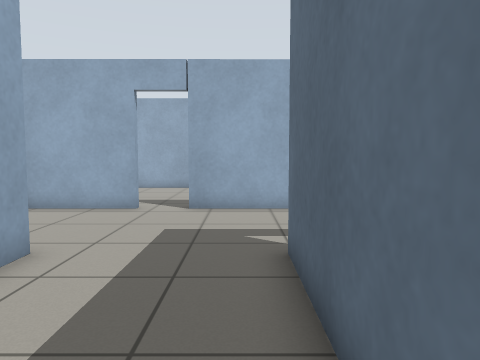
View 1 (above)

24 first-person views from a walk through a Gazebo world. The camera is 0.9 m above the floor, tilts 4° down and sees 70° across. The floor is counted in squares, 0.5 m on a side. Each view is taken from the middle of a square. On the plan, view 1 faces up. The plan holds only what a view shows up to about 17 squares ahead; the rest is blank. The place goes on beyond the plan. Some stock models are drawn as simple stand-ins. Some surface patterns are stand-ins.

View 2
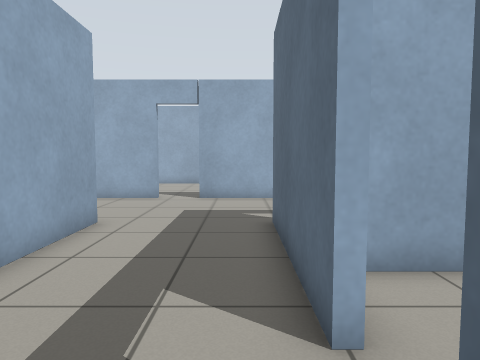

View 3
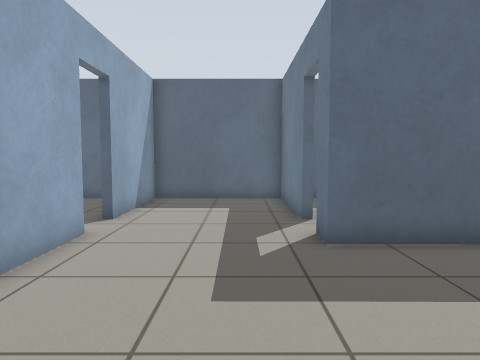

View 4
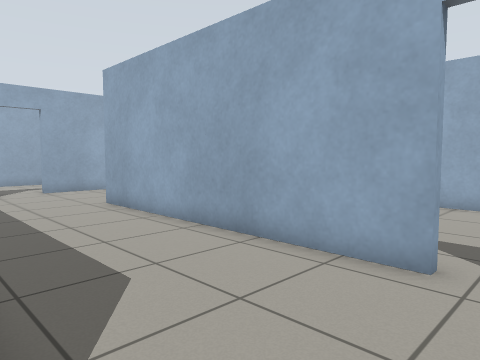

View 5
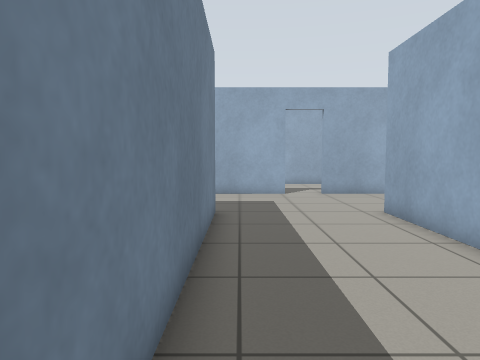

View 6
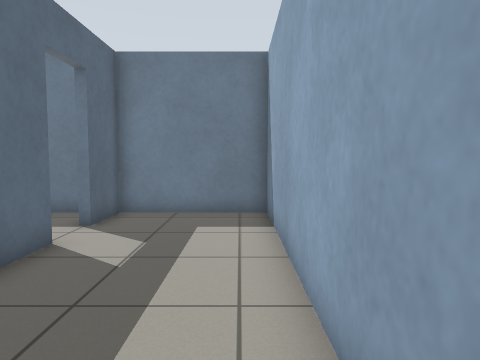

View 7
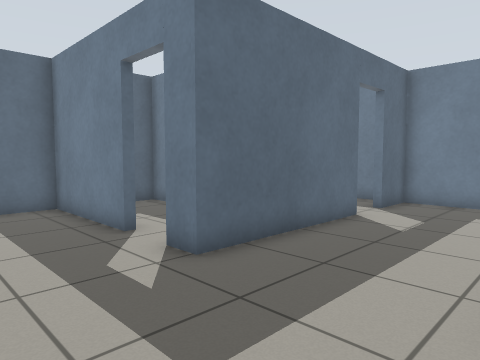

View 8
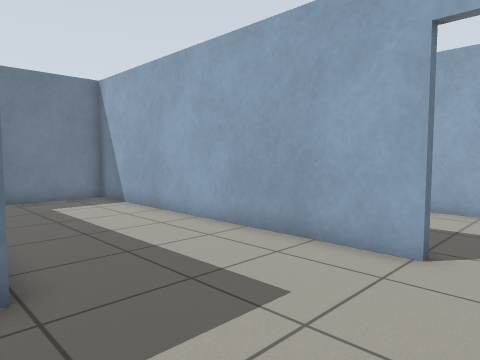

View 9
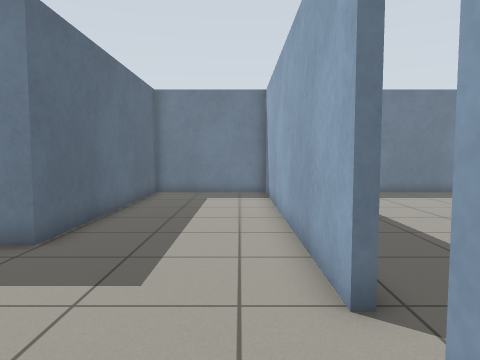

View 10
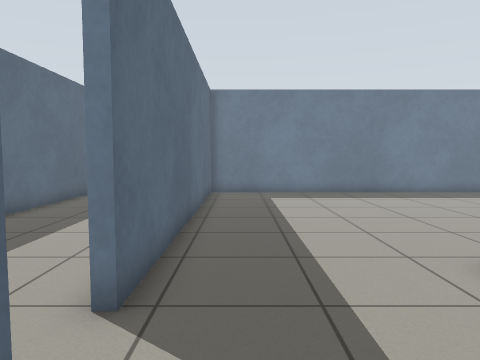

View 11
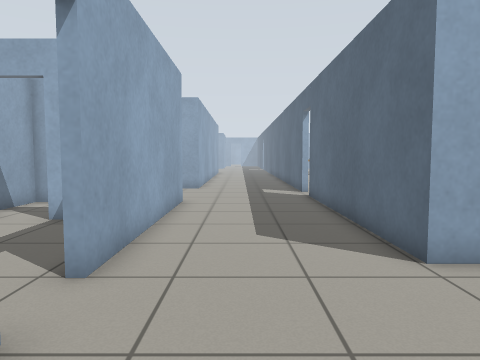

View 12
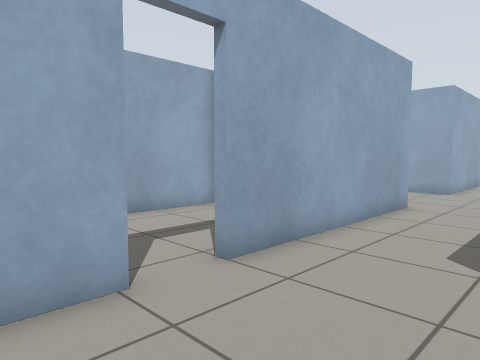

View 13
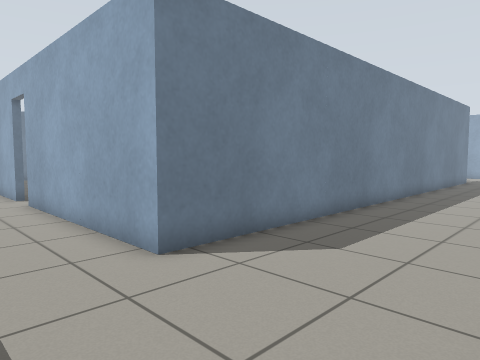

View 14
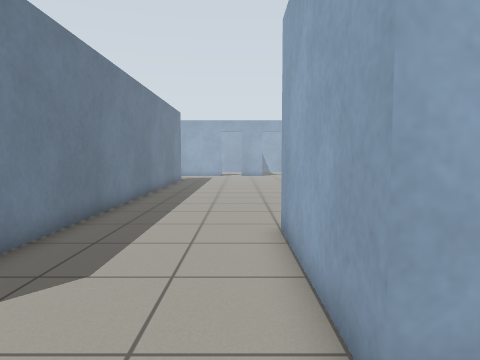

View 15
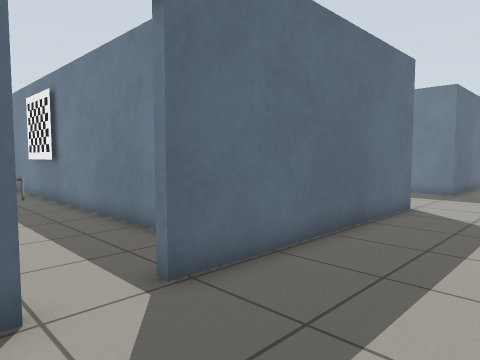

View 16
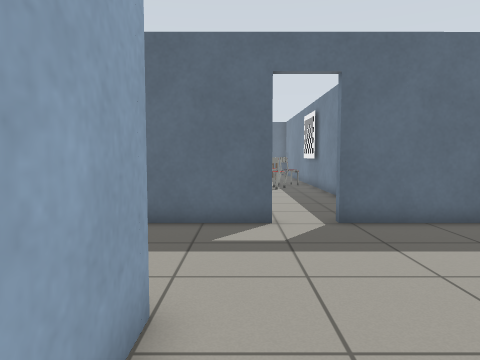

View 17
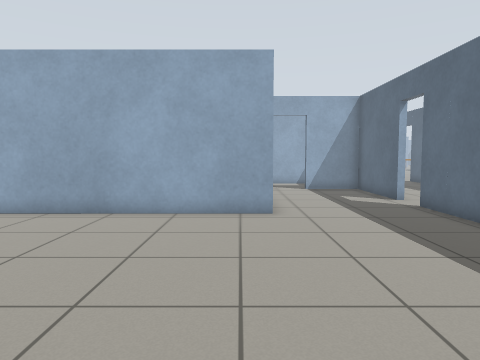

View 18
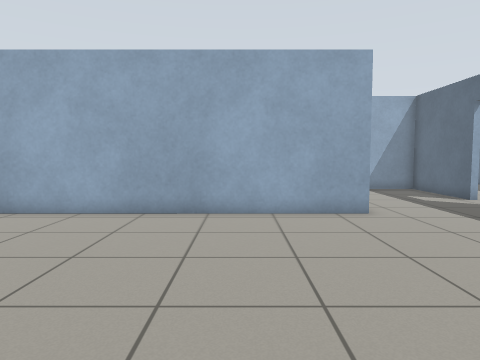

View 19
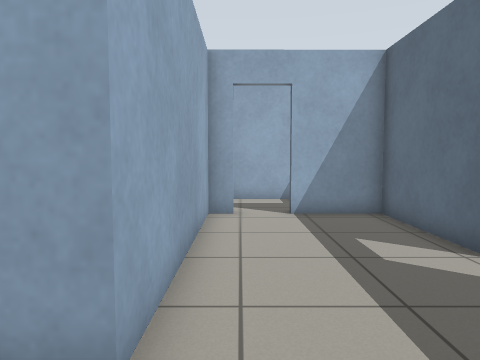

View 20
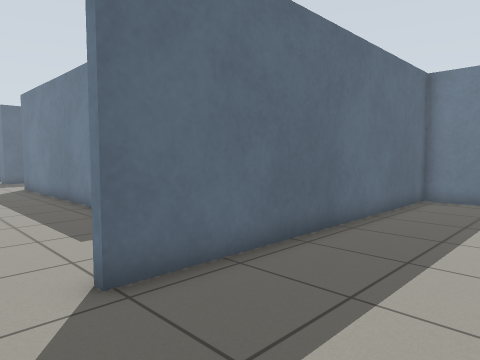

View 21
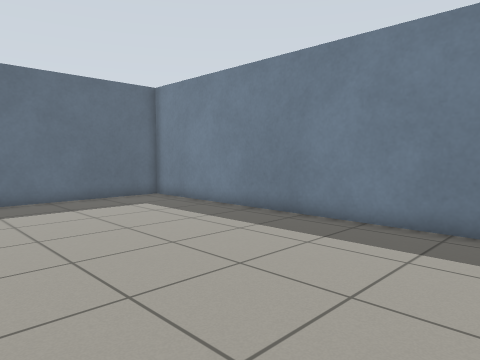

View 22
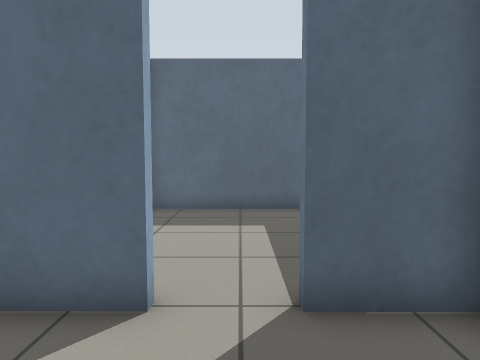

View 23
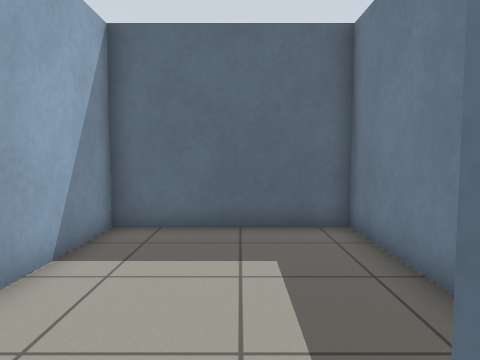

View 24
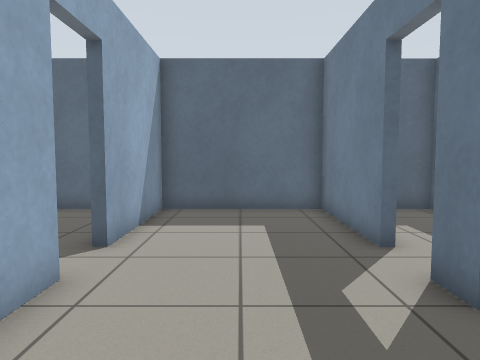

### Floor plan
Points are (right, up) in squares from view 1. A wall is a line through its corners. A room is listed if a view was taken in it or the views show most of it. See-through windows are left out.
Room 1 (views 1, 2, 3, 4, 5, 6, 7, 8, 9, 11, 12, 13, 14, 15, 16, 22, 23, 24)
walls: (-20.3, 9.3) (-20.3, -3.8) (-14.9, -3.8) (-14.9, 6.2) (-5, 6.2); (-3.5, 11.6) (-14.9, 11.6) (-14.9, 21.3); (-3.9, 6.3) (-3.9, -3.8) (0.8, -3.8) (0.8, -1.7); (-14.9, 23) (-14.9, 25.5); (1.9, 11.6) (-1.7, 11.6); (-20.3, 25.5) (-20.3, 25) (-26.4, 25); (3.6, 6.2) (8.5, 6.2) (8.5, 11.6) (3.7, 11.6); (0.9, 0.1) (0.9, 6.2) (1.9, 6.2); (-35.6, 19.6) (-20.3, 19.6) (-20.3, 10.9)
ways out: open door at (-20.3, 10.3) to room 2; open door at (1, -0.5) to room 3; open door at (-15, 22.5); open door at (-2.5, 12); open door at (2.5, 6); open door at (2.5, 12)
Room 2 (views 10, 17, 18, 19, 20, 21)
walls: (-33.9, -3.8) (-20.6, -3.8) (-20.6, 9.3); (-20.6, 10.9) (-20.6, 15.6) (-23.4, 15.6); (-25.1, 15.6) (-26, 15.6) (-26, 7.6) (-35.6, 7.6)
ways out: open door at (-20.3, 10.3) to room 1; open door at (-24.5, 16)
Room 3 (no view inside)
walls: (2, -3.8) (8.5, -3.8) (8.5, 2.2) (1.9, 2.2)
ways out: open door at (1, -0.5) to room 1

Positions as (right, up) in squares from view 1, and headings:
1: (0, 0), facing up
2: (0, -3), facing up
3: (-6, 8), facing right
4: (-2, 6), facing up-left
5: (-4, 7), facing left
6: (-3, 7), facing down
7: (-4, 10), facing down-right
8: (-14, 11), facing down-left
9: (-19, 13), facing down
10: (-22, 13), facing down
11: (-18, 6), facing up
12: (-16, 7), facing up-left
13: (-17, 25), facing down-left
14: (-18, 24), facing left
15: (-19, 24), facing down-right
16: (-24, 24), facing right
17: (-27, -3), facing up
18: (-30, -3), facing up
19: (-25, 5), facing up
20: (-25, 11), facing down-right
21: (-35, 5), facing down-right
22: (-3, -1), facing right
23: (0, -1), facing right
24: (-3, 9), facing right
